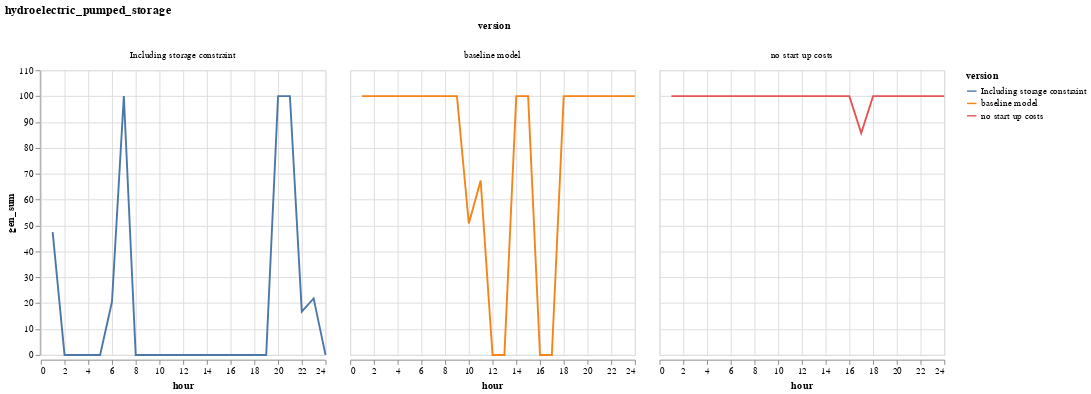

The cell this chart's notebook holds for it:
### Markdown cell above
**C. Interpret results**

Answer with a few sentences each of the following:

1. Compare your results to `unit_commitment_simple`. Have any commitments changed?

2. Interpret what is happening with the PHS facility during the day in terms of charging and discharging.

3. Has curtailment reduced? (Explain this in the context of the PHS operation.)

### Code cell
# Note, given the way I set up the model, this is equivalent to the discharge
plot_all_three("hydroelectric_pumped_storage")

### Figure 1 — Vega-Lite specification as saved in the notebook (floating-point values rounded to 4 significant figures)
{"data": {"values": [{"gen_sum": 100, "hour": 1, "resource": "hydroelectric_pumped_storage", "version": "baseline model"}, {"gen_sum": 100, "hour": 2, "resource": "hydroelectric_pumped_storage", "version": "baseline model"}, {"gen_sum": 100, "hour": 3, "resource": "hydroelectric_pumped_storage", "version": "baseline model"}, {"gen_sum": 100, "hour": 4, "resource": "hydroelectric_pumped_storage", "version": "baseline model"}, {"gen_sum": 100, "hour": 5, "resource": "hydroelectric_pumped_storage", "version": "baseline model"}, {"gen_sum": 100, "hour": 6, "resource": "hydroelectric_pumped_storage", "version": "baseline model"}, {"gen_sum": 100, "hour": 7, "resource": "hydroelectric_pumped_storage", "version": "baseline model"}, {"gen_sum": 100, "hour": 8, "resource": "hydroelectric_pumped_storage", "version": "baseline model"}, {"gen_sum": 100, "hour": 9, "resource": "hydroelectric_pumped_storage", "version": "baseline model"}, {"gen_sum": 50.79, "hour": 10, "resource": "hydroelectric_pumped_storage", "version": "baseline model"}, {"gen_sum": 67.34, "hour": 11, "resource": "hydroelectric_pumped_storage", "version": "baseline model"}, {"gen_sum": 0, "hour": 12, "resource": "hydroelectric_pumped_storage", "version": "baseline model"}, {"gen_sum": 0, "hour": 13, "resource": "hydroelectric_pumped_storage", "version": "baseline model"}, {"gen_sum": 100, "hour": 14, "resource": "hydroelectric_pumped_storage", "version": "baseline model"}, {"gen_sum": 100, "hour": 15, "resource": "hydroelectric_pumped_storage", "version": "baseline model"}, {"gen_sum": 0, "hour": 16, "resource": "hydroelectric_pumped_storage", "version": "baseline model"}, {"gen_sum": 0, "hour": 17, "resource": "hydroelectric_pumped_storage", "version": "baseline model"}, {"gen_sum": 100, "hour": 18, "resource": "hydroelectric_pumped_storage", "version": "baseline model"}, {"gen_sum": 100, "hour": 19, "resource": "hydroelectric_pumped_storage", "version": "baseline model"}, {"gen_sum": 100, "hour": 20, "resource": "hydroelectric_pumped_storage", "version": "baseline model"}, {"gen_sum": 100, "hour": 21, "resource": "hydroelectric_pumped_storage", "version": "baseline model"}, {"gen_sum": 100, "hour": 22, "resource": "hydroelectric_pumped_storage", "version": "baseline model"}, {"gen_sum": 100, "hour": 23, "resource": "hydroelectric_pumped_storage", "version": "baseline model"}, {"gen_sum": 100, "hour": 24, "resource": "hydroelectric_pumped_storage", "version": "baseline model"}, {"gen_sum": 100, "hour": 1, "resource": "hydroelectric_pumped_storage", "version": "no start up costs"}, {"gen_sum": 100, "hour": 2, "resource": "hydroelectric_pumped_storage", "version": "no start up costs"}, {"gen_sum": 100, "hour": 3, "resource": "hydroelectric_pumped_storage", "version": "no start up costs"}, {"gen_sum": 100, "hour": 4, "resource": "hydroelectric_pumped_storage", "version": "no start up costs"}, {"gen_sum": 100, "hour": 5, "resource": "hydroelectric_pumped_storage", "version": "no start up costs"}, {"gen_sum": 100, "hour": 6, "resource": "hydroelectric_pumped_storage", "version": "no start up costs"}, {"gen_sum": 100, "hour": 7, "resource": "hydroelectric_pumped_storage", "version": "no start up costs"}, {"gen_sum": 100, "hour": 8, "resource": "hydroelectric_pumped_storage", "version": "no start up costs"}, {"gen_sum": 100, "hour": 9, "resource": "hydroelectric_pumped_storage", "version": "no start up costs"}, {"gen_sum": 100, "hour": 10, "resource": "hydroelectric_pumped_storage", "version": "no start up costs"}, {"gen_sum": 100, "hour": 11, "resource": "hydroelectric_pumped_storage", "version": "no start up costs"}, {"gen_sum": 100, "hour": 12, "resource": "hydroelectric_pumped_storage", "version": "no start up costs"}, {"gen_sum": 100, "hour": 13, "resource": "hydroelectric_pumped_storage", "version": "no start up costs"}, {"gen_sum": 100, "hour": 14, "resource": "hydroelectric_pumped_storage", "version": "no start up costs"}, {"gen_sum": 100.0, "hour": 15, "resource": "hydroelectric_pumped_storage", "version": "no start up costs"}, {"gen_sum": 100, "hour": 16, "resource": "hydroelectric_pumped_storage", "version": "no start up costs"}, {"gen_sum": 85.73, "hour": 17, "resource": "hydroelectric_pumped_storage", "version": "no start up costs"}, {"gen_sum": 100, "hour": 18, "resource": "hydroelectric_pumped_storage", "version": "no start up costs"}, {"gen_sum": 100, "hour": 19, "resource": "hydroelectric_pumped_storage", "version": "no start up costs"}, {"gen_sum": 100, "hour": 20, "resource": "hydroelectric_pumped_storage", "version": "no start up costs"}, {"gen_sum": 100, "hour": 21, "resource": "hydroelectric_pumped_storage", "version": "no start up costs"}, {"gen_sum": 100, "hour": 22, "resource": "hydroelectric_pumped_storage", "version": "no start up costs"}, {"gen_sum": 100, "hour": 23, "resource": "hydroelectric_pumped_storage", "version": "no start up costs"}, {"gen_sum": 100, "hour": 24, "resource": "hydroelectric_pumped_storage", "version": "no start up costs"}, {"gen_sum": 47.46, "hour": 1, "resource": "hydroelectric_pumped_storage", "version": "Including storage constraint"}, {"gen_sum": 0, "hour": 2, "resource": "hydroelectric_pumped_storage", "version": "Including storage constraint"}, {"gen_sum": 0, "hour": 3, "resource": "hydroelectric_pumped_storage", "version": "Including storage constraint"}, {"gen_sum": 0, "hour": 4, "resource": "hydroelectric_pumped_storage", "version": "Including storage constraint"}, {"gen_sum": 0, "hour": 5, "resource": "hydroelectric_pumped_storage", "version": "Including storage constraint"}, {"gen_sum": 20.54, "hour": 6, "resource": "hydroelectric_pumped_storage", "version": "Including storage constraint"}, {"gen_sum": 100, "hour": 7, "resource": "hydroelectric_pumped_storage", "version": "Including storage constraint"}, {"gen_sum": 0, "hour": 8, "resource": "hydroelectric_pumped_storage", "version": "Including storage constraint"}, {"gen_sum": 0, "hour": 9, "resource": "hydroelectric_pumped_storage", "version": "Including storage constraint"}, {"gen_sum": 0, "hour": 10, "resource": "hydroelectric_pumped_storage", "version": "Including storage constraint"}, {"gen_sum": 0, "hour": 11, "resource": "hydroelectric_pumped_storage", "version": "Including storage constraint"}, {"gen_sum": 0, "hour": 12, "resource": "hydroelectric_pumped_storage", "version": "Including storage constraint"}, {"gen_sum": 0, "hour": 13, "resource": "hydroelectric_pumped_storage", "version": "Including storage constraint"}, {"gen_sum": 0, "hour": 14, "resource": "hydroelectric_pumped_storage", "version": "Including storage constraint"}, {"gen_sum": 0, "hour": 15, "resource": "hydroelectric_pumped_storage", "version": "Including storage constraint"}, {"gen_sum": 0, "hour": 16, "resource": "hydroelectric_pumped_storage", "version": "Including storage constraint"}, {"gen_sum": 0, "hour": 17, "resource": "hydroelectric_pumped_storage", "version": "Including storage constraint"}, {"gen_sum": 0, "hour": 18, "resource": "hydroelectric_pumped_storage", "version": "Including storage constraint"}, {"gen_sum": 0, "hour": 19, "resource": "hydroelectric_pumped_storage", "version": "Including storage constraint"}, {"gen_sum": 100, "hour": 20, "resource": "hydroelectric_pumped_storage", "version": "Including storage constraint"}, {"gen_sum": 100, "hour": 21, "resource": "hydroelectric_pumped_storage", "version": "Including storage constraint"}, {"gen_sum": 16.73, "hour": 22, "resource": "hydroelectric_pumped_storage", "version": "Including storage constraint"}, {"gen_sum": 21.83, "hour": 23, "resource": "hydroelectric_pumped_storage", "version": "Including storage constraint"}, {"gen_sum": 0, "hour": 24, "resource": "hydroelectric_pumped_storage", "version": "Including storage constraint"}]}, "encoding": {"color": {"field": "version", "type": "nominal"}, "column": {"field": "version", "type": "nominal"}, "x": {"field": "hour", "type": "quantitative"}, "y": {"field": "gen_sum", "type": "quantitative"}}, "mark": "line", "title": "hydroelectric_pumped_storage"}
